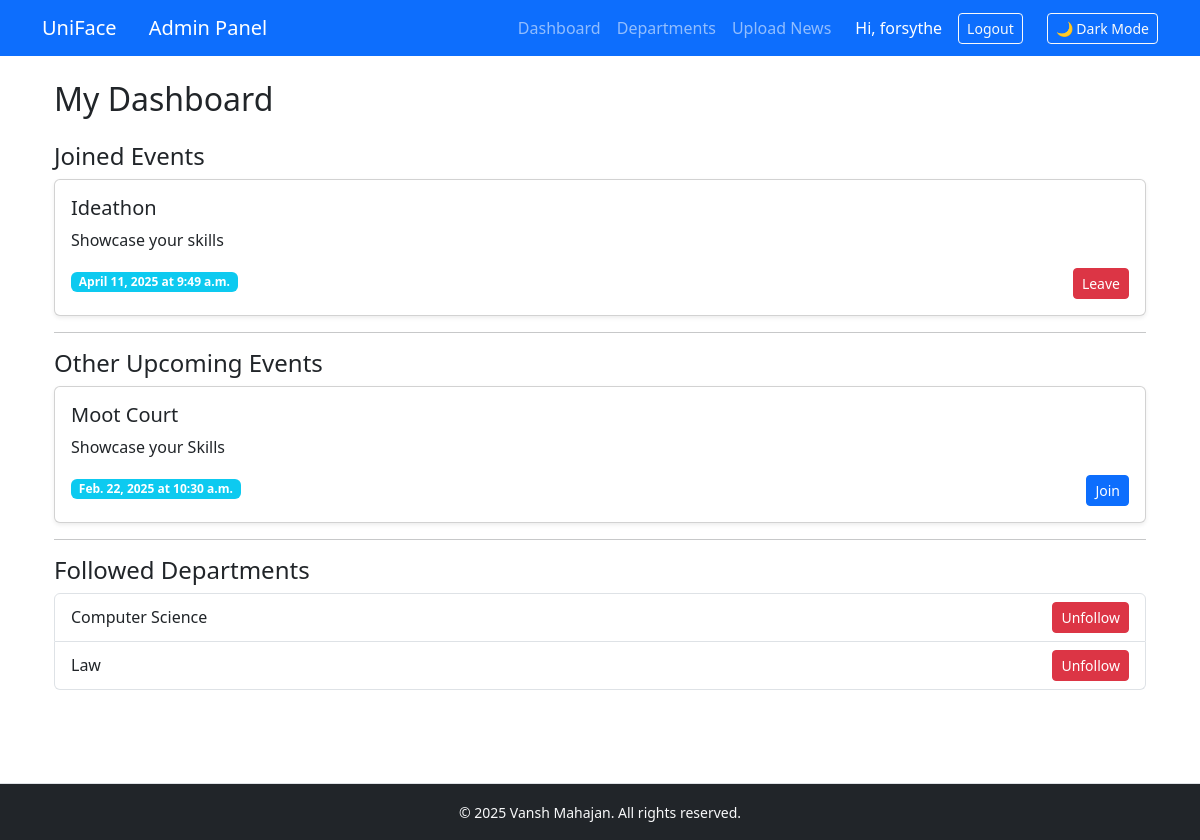
The page /dashboard/ (signed in) on the database its author committed.
### core/models.py (models this page shows, shortened)
class Event(models.Model):
    department = models.ForeignKey(Department, on_delete=models.CASCADE)
    title = models.CharField(max_length=255)
    description = models.TextField()
    date = models.DateField()
    time = models.TimeField()
    created_by = models.ForeignKey(User, on_delete=models.CASCADE, null=True, blank=True)
    participants = models.ManyToManyField(User, related_name='joined_events', blank=True)
    attendees = models.ManyToManyField(User, related_name='event_rsvps', blank=True)

class Department(models.Model):
    name = models.CharField(max_length=100, unique=True)
    description = models.TextField(blank=True)
    email = models.EmailField(blank=True, null=True)
    followers = models.ManyToManyField(User,related_name='followed_departments', blank=True)

### core/views.py (the view)
# urls.py: path('dashboard/', views.dashboard, name='dashboard'),
@login_required
def dashboard(request):
    user = request.user
    joined_events = user.joined_events.all()
    upcoming_events = Event.objects.exclude(participants=user).order_by('date')
    followed_departments = user.followed_departments.all()
    return render(request, 'core/dashboard.html', {
        'joined_events': joined_events,
        'upcoming_events': upcoming_events,
        'followed_departments': followed_departments
    })

### core/views.py (called while the page is built)
def get_followed_departments(self):
    return Department.objects.filter(followers=self)

### core/templates/core/dashboard.html
{% extends 'core/base.html' %}
{% block content %}
<div class="container mt-4">
    <h2 class="mb-4">My Dashboard</h2>
    <h4>Joined Events</h4>
    {% if joined_events %}
        {% for event in joined_events %}
            <div class="card mb-3 shadow-sm">
                <div class="card-body">
                    <h5 class="card-title">{{ event.title }}</h5>
                    <p>{{ event.description }}</p>
                    <span class="badge bg-info">{{ event.date }} at {{ event.time }}</span>
                    <a href="{% url 'leave_event' event.id %}" class="btn btn-danger btn-sm float-end">Leave</a>
                </div>
            </div>
        {% endfor %}
    {% else %}
        <p class="text-muted">You haven't joined any events yet.</p>
    {% endif %}
    <hr>
    <h4>Other Upcoming Events</h4>
    {% for event in upcoming_events %}
        <div class="card mb-3 shadow-sm">
            <div class="card-body">
                <h5 class="card-title">{{ event.title }}</h5>
                <p>{{ event.description }}</p>
                <span class="badge bg-info">{{ event.date }} at {{ event.time }}</span>
                <a href="{% url 'join_event' event.id %}" class="btn btn-primary btn-sm float-end">Join</a>
            </div>
        </div>
    {% empty %}
        <p class="text-muted">No upcoming events.</p>
    {% endfor %}
    <hr>
    <h4>Followed Departments</h4>
    {% if followed_departments %}
        <ul class="list-group">
            {% for department in followed_departments %}
                <li class="list-group-item d-flex justify-content-between align-items-center">
                    {{ department.name }}
                    <a href="{% url 'unfollow_department' department.id %}" class="btn btn-danger btn-sm">Unfollow</a>
                </li>
            {% endfor %}
        </ul>
    {% else %}
        <p class="text-muted">You haven't followed any departments yet.</p>
    {% endif %}
</div>
{% endblock %}

### core/templates/core/base.html (shortened to what this page needs)
<!DOCTYPE html>
<html>
<head>
    <link href="https://cdn.jsdelivr.net/npm/bootstrap@5.3.0/dist/css/bootstrap.min.css" rel="stylesheet">
</head>
<body>
<nav class="navbar navbar-expand-lg navbar-dark bg-primary" id="mainNavbar">
    <div class="container">
        <a class="navbar-brand" href="/">UniFace</a>
        {% if user.is_staff %}
        <a class="navbar-brand ms-3" href="{% url 'admin_dashboard' %}">Admin Panel</a>
        {% endif %}
        <div class="collapse navbar-collapse justify-content-end" id="navbarNav">
            {% if user.is_authenticated %}
            <ul class="navbar-nav me-3">
                <li class="nav-item">
                    <a class="nav-link" href="{% url 'dashboard' %}">Dashboard</a>
                </li>
                <li class="nav-item">
                    <a class="nav-link" href="{% url 'department_overview' %}">Departments</a>
                </li>
                <li class="nav-item">
                    <a class="nav-link" href="{% url 'upload_news' %}">Upload News</a>
                </li>
            </ul>
            <div class="d-flex align-items-center">
                <span class="text-white me-3">Hi, {{ user.username }}</span>
                <form method="post" action="{% url 'logout' %}" class="me-2">
                    <button type="submit" class="btn btn-outline-light btn-sm">Logout</button>
                </form>
            </div>
            {% endif %}
            <button id="darkModeToggle" class="btn btn-outline-light btn-sm ms-3">🌙 Dark Mode</button>
        </div>
    </div>
</nav>
<div class="container mt-4 content-container">
    {% block content %}
    {% endblock %}
</div>
<footer class="text-center py-3 bg-dark text-light border-top position-fixed bottom-0 w-100">
    <small>&copy; 2025 Vansh Mahajan. All rights reserved.</small>
</footer>
</body>
</html>

### core/templates/core/base.html (style rules this page uses)
footer { margin-top: 100px; }
.content-container { padding-bottom: 150px; }

### rows shown on the page
Event: title "Ideathon", description "Showcase your skills", date "April 11, 2025", time "9:49 a.m."
Event: title "Moot Court", description "Showcase your Skills", date "Feb. 22, 2025", time "10:30 a.m."
Department: name "Computer Science"
Department: name "Law"

### other values the page prints
{{ user.username }} "forsythe"
